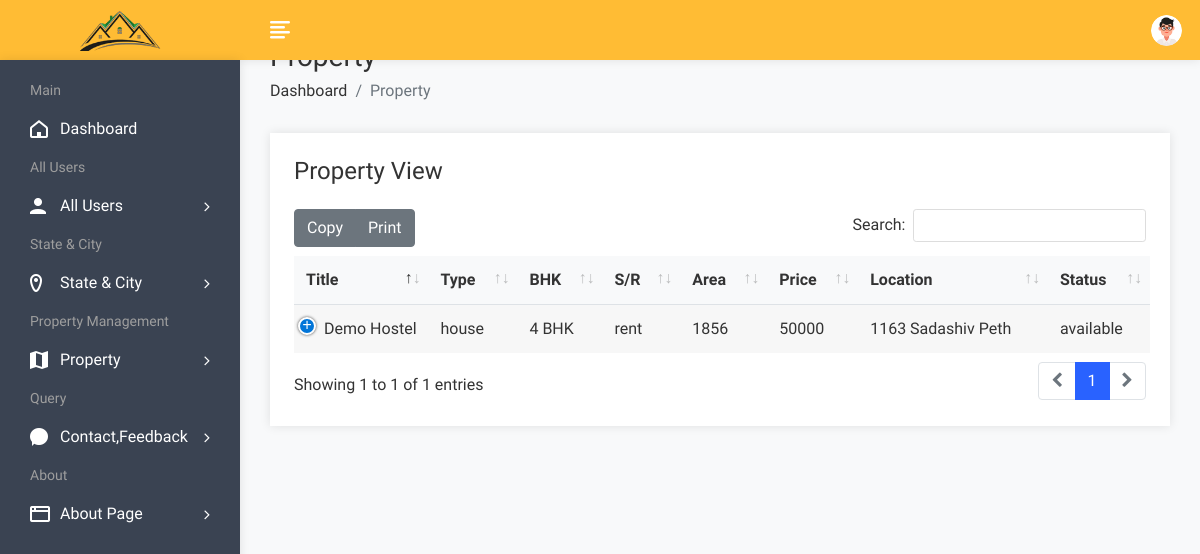
The app's page /admin/propertyview.php (signed in) with its own data.
### tables this page shows
CREATE TABLE `property` (
  `pid` int(50) NOT NULL,
  `title` varchar(200) NOT NULL,
  `pcontent` longtext NOT NULL,
  `type` varchar(100) NOT NULL,
  `bhk` varchar(50) NOT NULL,
  `stype` varchar(100) NOT NULL,
  `bedroom` int(50) NOT NULL,
  `bathroom` int(50) NOT NULL,
  `balcony` int(50) NOT NULL,
  `kitchen` int(50) NOT NULL,
  `hall` int(50) NOT NULL,
  `floor` varchar(50) NOT NULL,
  `size` int(50) NOT NULL,
  `price` int(50) NOT NULL,
  `location` varchar(200) NOT NULL,
  `city` varchar(100) NOT NULL,
  `state` varchar(100) NOT NULL,
  `feature` longtext NOT NULL,
  `pimage` varchar(300) NOT NULL,
  `pimage1` varchar(300) NOT NULL,
  `pimage2` varchar(300) NOT NULL,
  `pimage3` varchar(300) NOT NULL,
  `pimage4` varchar(300) NOT NULL,
  `uid` int(50) NOT NULL,
  `status` varchar(50) NOT NULL,
  `mapimage` varchar(300) NOT NULL,
  `topmapimage` varchar(300) NOT NULL,
  `groundmapimage` varchar(300) NOT NULL,
  `totalfloor` varchar(50) NOT NULL,
  `date` datetime NOT NULL DEFAULT current_timestamp(),
  `isFeatured` int(11) DEFAULT NULL
);

### admin/propertyview.php (the view, shortened to what this page needs)
<!DOCTYPE html>
<html lang="en">
<head>
        <link rel="stylesheet" href="assets/css/bootstrap.min.css">
        <link rel="stylesheet" href="assets/css/font-awesome.min.css">
        <link rel="stylesheet" href="assets/css/feathericon.min.css">
		<link rel="stylesheet" href="assets/plugins/datatables/dataTables.bootstrap4.min.css">
		<link rel="stylesheet" href="assets/plugins/datatables/responsive.bootstrap4.min.css">
		<link rel="stylesheet" href="assets/plugins/datatables/select.bootstrap4.min.css">
		<link rel="stylesheet" href="assets/plugins/datatables/buttons.bootstrap4.min.css">
        <link rel="stylesheet" href="assets/css/style.css">
    </head>
    <body>
				<?php include("header.php"); ?>
            <div class="page-wrapper">
                <div class="content container-fluid">
					<div class="page-header">
						<div class="row">
							<div class="col">
								<h3 class="page-title">Property</h3>
								<ul class="breadcrumb">
									<li class="breadcrumb-item"><a href="dashboard.php">Dashboard</a></li>
									<li class="breadcrumb-item active">Property</li>
								</ul>
							</div>
						</div>
					</div>
					<div class="row">
                            <div class="col-12">
                                <div class="card">
                                    <div class="card-body">
                                        <h4 class="header-title mt-0 mb-4">Property View</h4>
                                        <table id="datatable-buttons" class="table table-striped dt-responsive nowrap">
                                            <thead>
                                                <tr>
                                                    <th>Title</th>
                                                    <th>Type</th>
                                                    <th>BHK</th>
                                                    <th>S/R</th>
													<th>Area</th>
                                                    <th>Price</th>
                                                    <th>Location</th>
													<th>Status</th>
                                                </tr>
                                            </thead>
                                            <tbody>
												<?php
													$query=mysqli_query($con,"select * from property");
													while($row=mysqli_fetch_row($query))
													{
												?>
                                                <tr>
                                                    <td><?php echo $row['1']; ?></td>
                                                    <td><?php echo $row['3']; ?></td>
                                                    <td><?php echo $row['4']; ?></td>
                                                    <td><?php echo $row['5']; ?></td>
                                                    <td><?php echo $row['12']; ?></td>
                                                    <td><?php echo $row['13']; ?></td>
                                                    <td><?php echo $row['14']; ?></td>
                                                    <td><?php echo $row['24']; ?></td>
                                                </tr>
                                               <?php
												}
												?>
                                            </tbody>
                                        </table>
                                    </div>
                                </div>
                            </div>
                        </div>
				</div>
			</div>
    </body>
</html>

### records on screen
property: title "Demo Hostel", type "house", bhk "4 BHK", stype "rent", size "1856", price "50000", location "1163 Sadashiv Peth", status "available"
